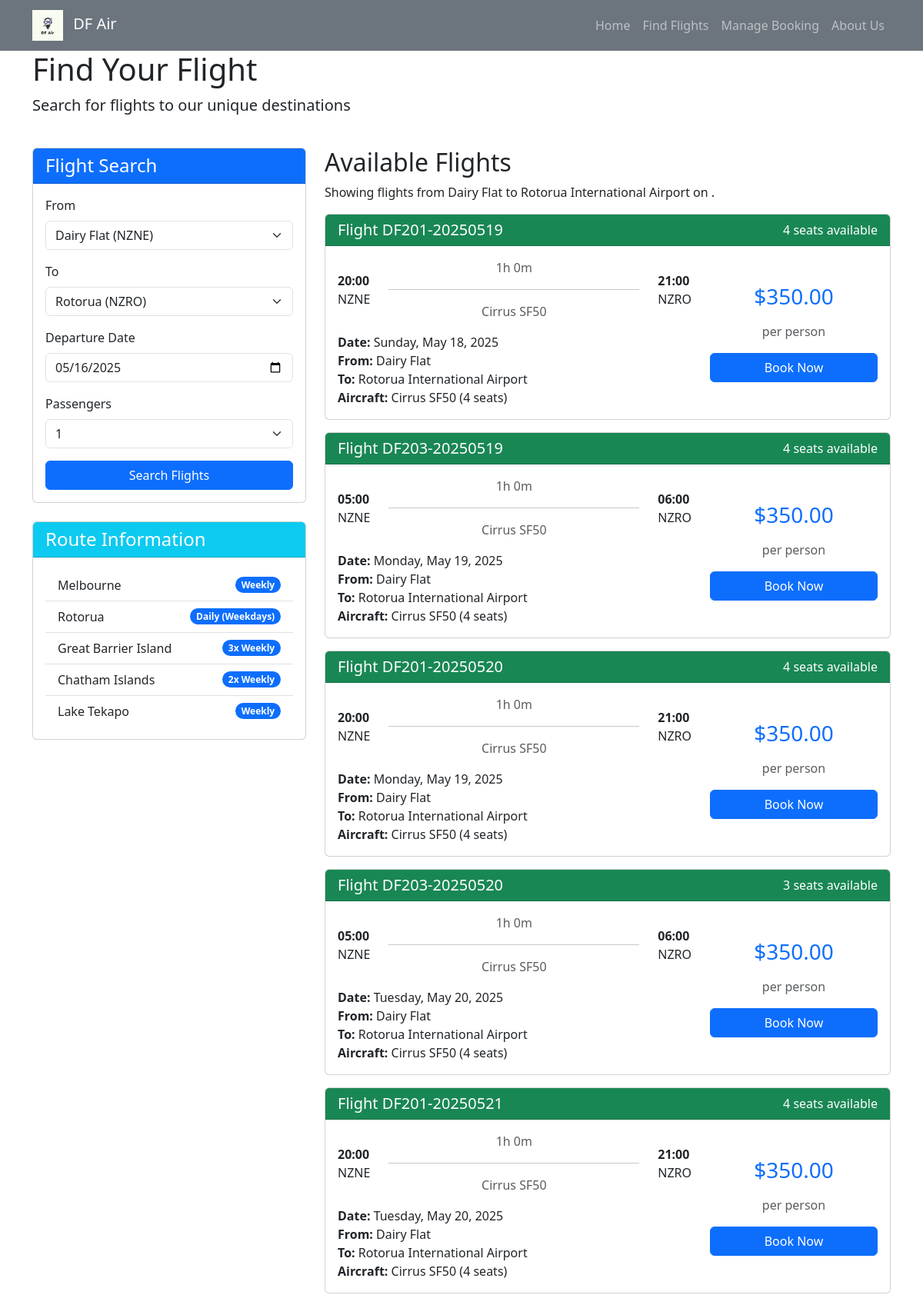
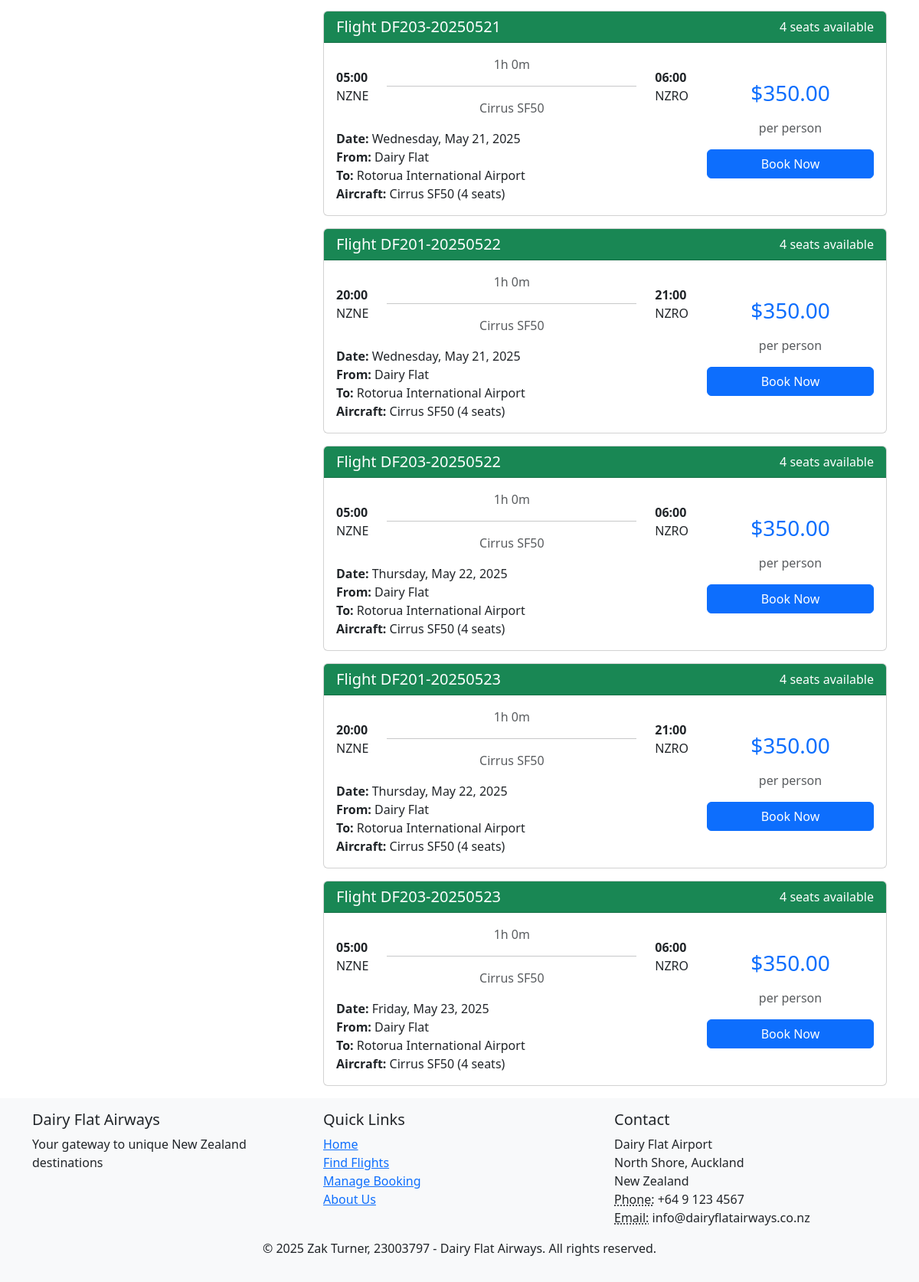
The app's page /flights/?destination=NZRO&page=2, older data (2 pictures, top to bottom).
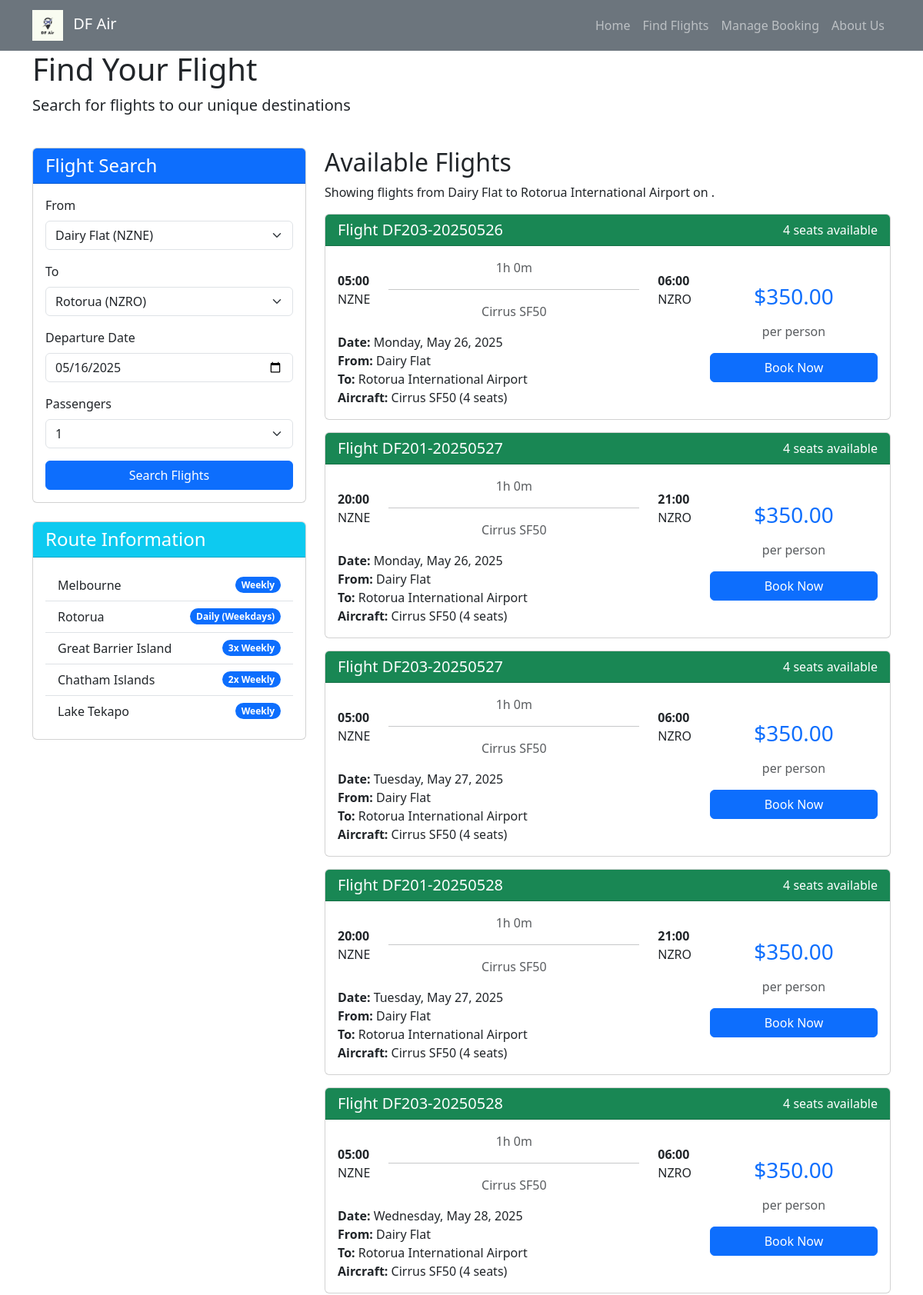
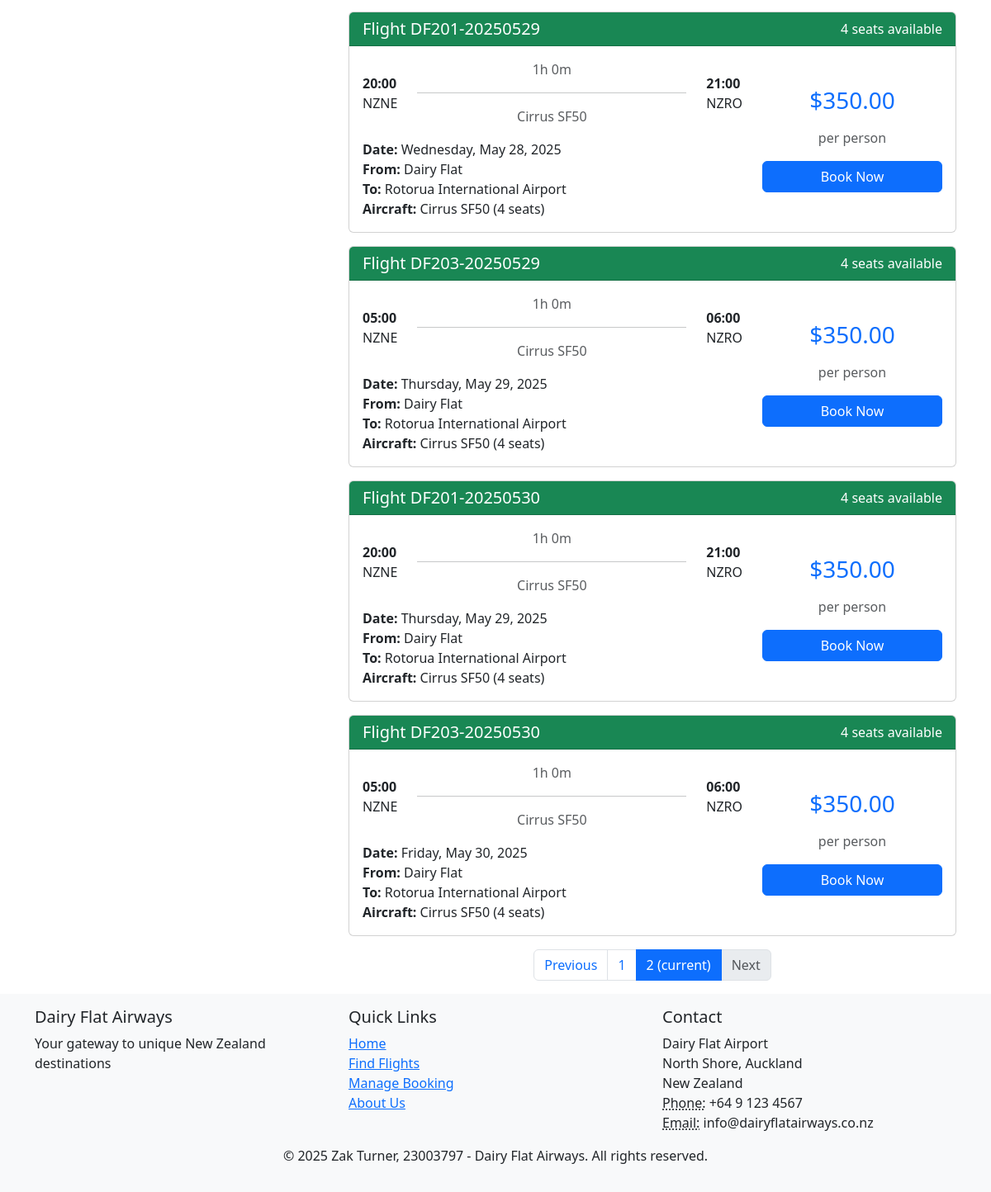
The same page, newer data (2 pictures, top to bottom).
### ass2/models.py (models this page shows, shortened)
class Flight(models.Model):
    flight_number = models.CharField(max_length=10)
    flight_route = models.ForeignKey('Route', on_delete=models.CASCADE, related_name='flights')
    flight_origin = models.ForeignKey('Airport', on_delete=models.CASCADE, related_name='departures')
    flight_destination = models.ForeignKey('Airport', on_delete=models.CASCADE, related_name='arrivals')
    flight_departure_time = models.DateTimeField()
    flight_arrival_time = models.DateTimeField()
    flight_aircraft = models.ForeignKey('Aircraft', on_delete=models.CASCADE)
    flight_price = models.DecimalField(max_digits=8, decimal_places=2)
    flight_status = models.CharField(max_length=50, default='Scheduled',
                                    help_text="Status of the flight (e.g., Scheduled, Delayed, Cancelled)")
    class Meta:
        ordering = ['flight_departure_time']
    @property
    def duration(self):
        duration = self.flight_arrival_time - self.flight_departure_time
        hours, remainder = divmod(duration.total_seconds(), 3600)
        minutes, _ = divmod(remainder, 60)
        return f"{int(hours)}h {int(minutes)}m"
    @property
    def booked_seats(self):
        return self.booking_set.filter(booking_status='Confirmed').count()
    @property
    def available_seats(self):
        return self.flight_aircraft.craft_capacity - self.booked_seats
    @property
    def is_full(self):
        return self.available_seats <= 0
    @property
    def is_bookable(self):
        return (not self.is_full and
                self.flight_status not in ['Cancelled', 'Completed'] and
                self.flight_departure_time > timezone.now())

class Aircraft(models.Model):
    craft_type = models.CharField(max_length=100, help_text="Type/model of the aircraft")
    craft_capacity = models.IntegerField(help_text="Maximum passenger capacity")
    craft_id = models.CharField(max_length=100, unique=True, help_text="Registration number of the aircraft")
    craft_remaining_capacity = models.IntegerField(help_text="Remaining capacity of the aircraft")
    craft_location = models.ForeignKey('Airport', on_delete=models.CASCADE, related_name='aircraft_location')
    craft_status = models.CharField(max_length=50, help_text="Status of the aircraft (e.g., Available, In Maintenance)")

class Airport(models.Model):
    airport_code = models.CharField(max_length=10, unique=True, help_text="Unique identifier for the airport eg INV")
    airport_name = models.CharField(max_length=100, help_text="Name of airport")
    airport_location = models.CharField(max_length=100, help_text="Location")
    airport_timezone = models.CharField(max_length=50, help_text="Timezone of the airport")
    airport_latitude = models.DecimalField(max_digits=9, decimal_places=6, help_text="Latitude of the airport")
    airport_longitude = models.DecimalField(max_digits=9, decimal_places=6, help_text="Longitude of the airport")

### ass2/views.py (the view, shortened to what this page needs)
# urls.py: path('flights/', views.flight_search, name='flight_search'),
def flight_search(request):
    search_performed = False
    flights = []
    search_params = {}
    if request.GET:
        search_performed = True
        origin = request.GET.get('origin', 'NZNE')  # Default to Dairy Flat
        destination = request.GET.get('destination')
        departure_date_str = request.GET.get('departure_date')
        passengers = int(request.GET.get('passengers', 1))
        show_all = request.GET.get('show_all') == 'true'
        query = Q()
        if origin:
            query &= Q(flight_origin__airport_code=origin)
            try:
                origin_airport = Airport.objects.get(airport_code=origin)
                search_params['origin_name'] = origin_airport.airport_name
            except Airport.DoesNotExist:
                pass
        if destination:
            query &= Q(flight_destination__airport_code=destination)
            try:
                destination_airport = Airport.objects.get(airport_code=destination)
                search_params['destination_name'] = destination_airport.airport_name
            except Airport.DoesNotExist:
                pass
        query &= Q(flight_departure_time__gt=timezone.now())
        query &= ~Q(flight_status='Cancelled')
        flights = Flight.objects.filter(query).order_by('flight_departure_time')
        flights = [flight for flight in flights if flight.available_seats >= passengers]
        paginator = Paginator(flights, 10)  # Show 10 flights per page
        page_number = request.GET.get('page', 1)
        flights = paginator.get_page(page_number)
    return render(request, 'flight_search.html', {
        'flights': flights,
        'search_performed': search_performed,
        'search_params': search_params,
        'origin': request.GET.get('origin', 'NZNE'),
        'destination': request.GET.get('destination', ''),
        'departure_date': request.GET.get('departure_date', timezone.now().date()),
        'passengers': int(request.GET.get('passengers', 1))
    })

### ass2/templates/flight_search.html (shortened to what the changed rows need)
{% extends 'master.html' %}
{% load static %}
{% block content %}
<div class="row mb-4">
    <div class="col-12">
        <h1>Find Your Flight</h1>
    </div>
</div>
<div class="row">
    <div class="col-md-8">
        {% if flights %}
            <h2>Available Flights</h2>
            {% for flight in flights %}
                <div class="card mb-3 flight-card">
                    <div class="card-header {% if flight.is_full %}bg-danger text-white{% else %}bg-success text-white{% endif %}">
                        <div class="d-flex justify-content-between align-items-center">
                            <h5 class="mb-0">Flight {{ flight.flight_number }}</h5>
                            <span>{{ flight.available_seats }} seats available</span>
                        </div>
                    </div>
                    <div class="card-body">
                        <div class="row">
                            <div class="col-md-8">
                                <div class="d-flex align-items-center mb-3">
                                    <div class="me-4">
                                        <p class="mb-0 fw-bold">{{ flight.flight_departure_time|date:"H:i" }}</p>
                                        <p class="mb-0">{{ flight.flight_origin.airport_code }}</p>
                                    </div>
                                    <div class="flex-grow-1 text-center">
                                        <p class="mb-0 text-muted">{{ flight.duration }}</p>
                                        <hr>
                                        <p class="mb-0 text-muted">{{ flight.flight_aircraft.craft_type }}</p>
                                    </div>
                                    <div class="ms-4">
                                        <p class="mb-0 fw-bold">{{ flight.flight_arrival_time|date:"H:i" }}</p>
                                        <p class="mb-0">{{ flight.flight_destination.airport_code }}</p>
                                    </div>
                                </div>
                                <p class="mb-0">
                                    <strong>Date:</strong> {{ flight.flight_departure_time|date:"l, F j, Y" }}
                                </p>
                                <p class="mb-0">
                                    <strong>From:</strong> {{ flight.flight_origin.airport_name }}
                                </p>
                                <p class="mb-0">
                                    <strong>To:</strong> {{ flight.flight_destination.airport_name }}
                                </p>
                                <p class="mb-0">
                                    <strong>Aircraft:</strong> {{ flight.flight_aircraft.craft_type }} ({{ flight.flight_aircraft.craft_capacity }} seats)
                                </p>
                            </div>
                            <div class="col-md-4 text-center d-flex flex-column justify-content-center">
                                <p class="h3 text-primary mb-3">${{ flight.flight_price }}</p>
                                <p class="text-muted mb-3">per person</p>
                                {% if flight.is_bookable %}
                                    <a href="{% url 'booking_create' flight_id=flight.id %}" class="btn btn-primary">Book Now</a>
                                {% else %}
                                    <button class="btn btn-secondary" disabled>Not Available</button>
                                {% endif %}
                            </div>
                        </div>
                    </div>
                </div>
            {% endfor %}
            {% if flights.has_other_pages %}
                <nav aria-label="Page navigation">
                    <ul class="pagination justify-content-center">
                        {% if flights.has_previous %}
                            <li class="page-item">
                                <a class="page-link" href="?{% for key, value in request.GET.items %}{% if key != 'page' %}{{ key }}={{ value }}&{% endif %}{% endfor %}page={{ flights.previous_page_number }}">Previous</a>
                            </li>
                        {% else %}
                            <li class="page-item disabled">
                                <span class="page-link">Previous</span>
                            </li>
                        {% endif %}
                        {% for i in flights.paginator.page_range %}
                            {% if flights.number == i %}
                                <li class="page-item active">
                                    <span class="page-link">{{ i }} <span class="sr-only">(current)</span></span>
                                </li>
                            {% else %}
                                <li class="page-item">
                                    <a class="page-link" href="?{% for key, value in request.GET.items %}{% if key != 'page' %}{{ key }}={{ value }}&{% endif %}{% endfor %}page={{ i }}">{{ i }}</a>
                                </li>
                            {% endif %}
                        {% endfor %}
                        {% if flights.has_next %}
                            <li class="page-item">
                                <a class="page-link" href="?{% for key, value in request.GET.items %}{% if key != 'page' %}{{ key }}={{ value }}&{% endif %}{% endfor %}page={{ flights.next_page_number }}">Next</a>
                            </li>
                        {% else %}
                            <li class="page-item disabled">
                                <span class="page-link">Next</span>
                            </li>
                        {% endif %}
                    </ul>
                </nav>
            {% endif %}
        {% endif %}
    </div>
</div>
{% endblock %}

Row changes from the older to the newer data that the page shows:
no longer on this page (row edited): Flight: flight_number "DF201-20250519", available_seats "4", flight_departure_time "20:00", flight_origin.airport_code "NZNE", duration "1h 0m", flight_aircraft.craft_type "Cirrus SF50", flight_arrival_time "21:00", flight_destination.airport_code "NZRO", flight_departure_time "Sunday, May 18, 2025", flight_origin.airport_name "Dairy Flat", flight_destination.airport_name "Rotorua International Airport", flight_aircraft.craft_capacity "4", flight_price "350.00", flight_status "Book Now"
changed Flight (number 1 of 9 on the later page): flight_number "DF203-20250519" → "DF203-20250526"; flight_departure_time "Monday, May 19, 2025" → "Monday, May 26, 2025"
changed Flight (number 2 of 9 on the later page): flight_number "DF201-20250520" → "DF201-20250527"; flight_departure_time "Monday, May 19, 2025" → "Monday, May 26, 2025"
changed Flight (number 3 of 9 on the later page): flight_number "DF203-20250520" → "DF203-20250527"; available_seats "3" → "4"; flight_departure_time "Tuesday, May 20, 2025" → "Tuesday, May 27, 2025"
changed Flight (number 4 of 9 on the later page): flight_number "DF201-20250521" → "DF201-20250528"; flight_departure_time "Tuesday, May 20, 2025" → "Tuesday, May 27, 2025"
changed Flight (number 5 of 9 on the later page): flight_number "DF203-20250521" → "DF203-20250528"; flight_departure_time "Wednesday, May 21, 2025" → "Wednesday, May 28, 2025"
changed Flight (number 6 of 9 on the later page): flight_number "DF201-20250522" → "DF201-20250529"; flight_departure_time "Wednesday, May 21, 2025" → "Wednesday, May 28, 2025"
changed Flight (number 7 of 9 on the later page): flight_number "DF203-20250522" → "DF203-20250529"; flight_departure_time "Thursday, May 22, 2025" → "Thursday, May 29, 2025"
changed Flight (number 8 of 9 on the later page): flight_number "DF201-20250523" → "DF201-20250530"; flight_departure_time "Thursday, May 22, 2025" → "Thursday, May 29, 2025"
changed Flight: flight_number "DF203-20250523" → "DF203-20250530"; flight_departure_time "Friday, May 23, 2025" → "Friday, May 30, 2025"
Text that changed along with them:
text now shown: "Previous Next"
new list line: "1"
new list line: "2 (current)"
